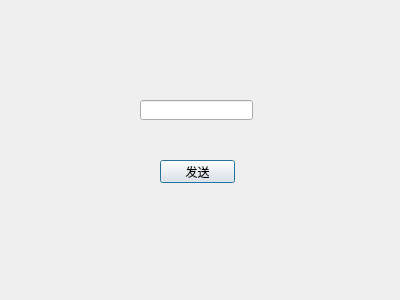
<?xml version="1.0" encoding="UTF-8"?>
<ui version="4.0">
 <class>StringDialog</class>
 <widget class="QDialog" name="StringDialog">
  <property name="geometry">
   <rect>
    <x>0</x>
    <y>0</y>
    <width>400</width>
    <height>300</height>
   </rect>
  </property>
  <property name="windowTitle">
   <string>Dialog</string>
  </property>
  <widget class="QLineEdit" name="stringLineEdit">
   <property name="geometry">
    <rect>
     <x>140</x>
     <y>100</y>
     <width>113</width>
     <height>20</height>
    </rect>
   </property>
  </widget>
  <widget class="QPushButton" name="emitButton">
   <property name="geometry">
    <rect>
     <x>160</x>
     <y>160</y>
     <width>75</width>
     <height>23</height>
    </rect>
   </property>
   <property name="text">
    <string>发送</string>
   </property>
  </widget>
 </widget>
 <resources/>
 <connections/>
</ui>
